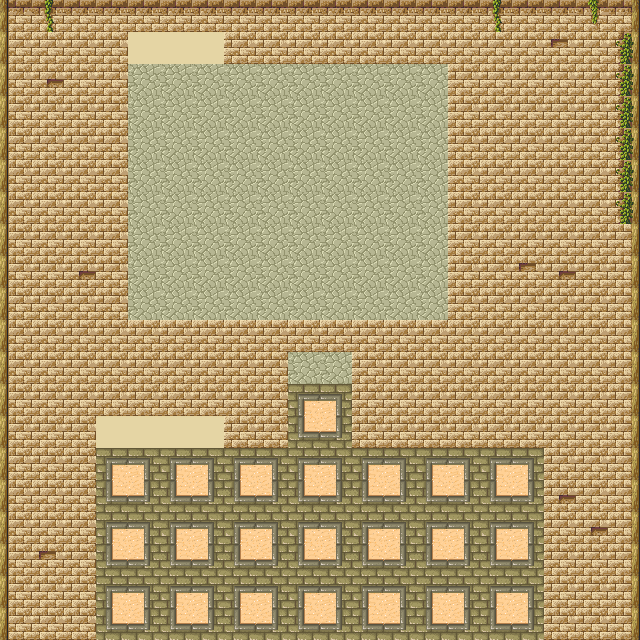

The image is a tile-based game level rendered from a .tmx file. Its description and source (layers, tilesets, objects; grid data summarised) follow:
An orthogonal 20x20 tile map with 32x32 px tiles, 2 tile layers (Background, shelf), 2 tilesets.

<map version="1.0" orientation="orthogonal" renderorder="right-down" width="20" height="20" tilewidth="32" tileheight="32">
 <tileset firstgid="1" name="hyptosis_til-art-batch-2" tilewidth="32" tileheight="32">
  <image source="tilesets/hyptosis_til-art-batch-2.png" trans="ff00ff" width="960" height="960" />
 </tileset>
 <tileset firstgid="901" name="tmw_desert_spacing" tilewidth="32" tileheight="32" spacing="1" margin="1">
  <image source="tilesets/tmw_desert_spacing.png" trans="ff00ff" width="265" height="199" />
 </tileset>
 <layer name="Background" width="20" height="20">
  <data>[400 cells, 400 non-empty, 10 distinct tile ids]</data>
 </layer>
 <layer name="shelf" width="20" height="20">
  <data>[400 cells, 178 non-empty, 7 distinct tile ids]</data>
 </layer>
</map>
